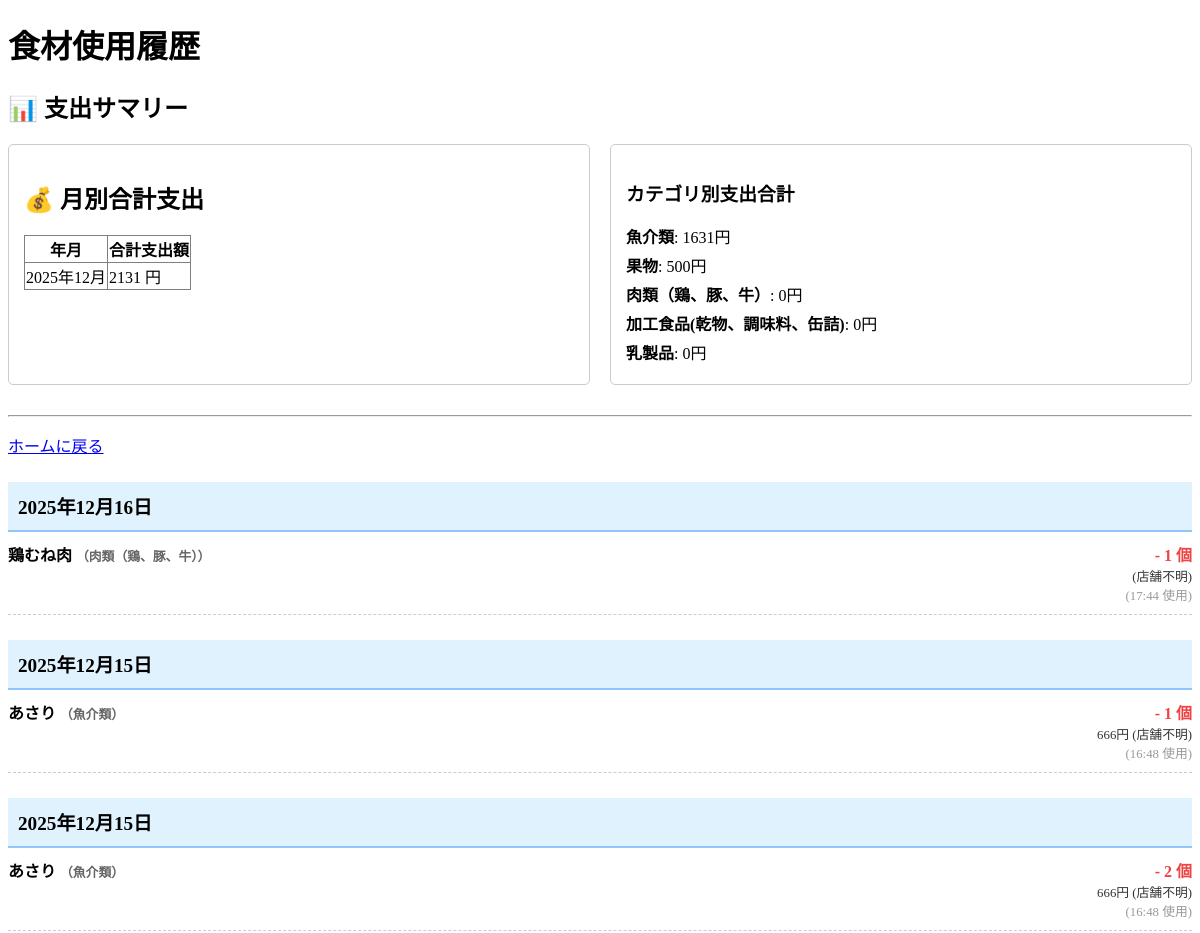
The page /history/ (signed in, upper part) on the database as committed earlier.
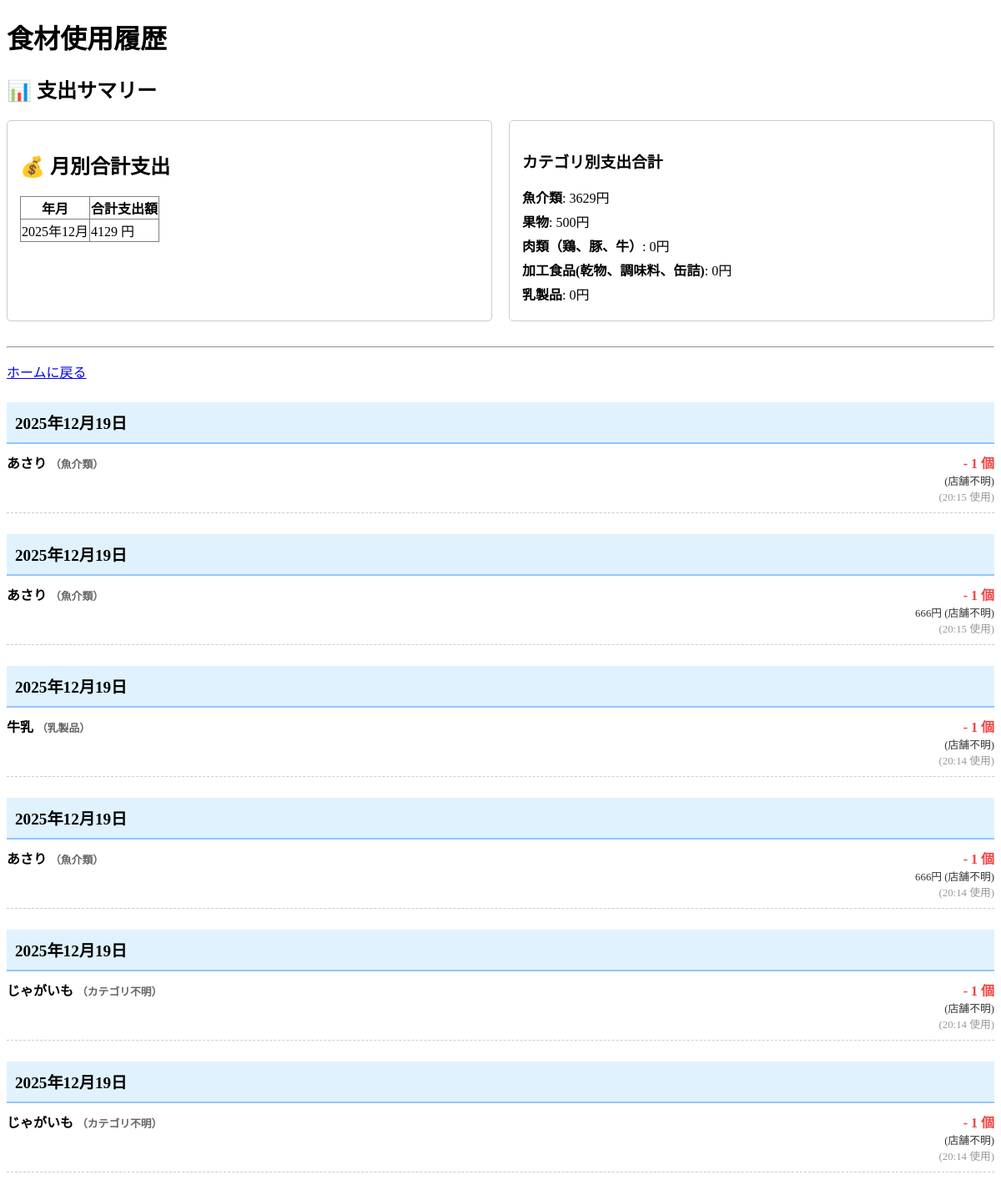
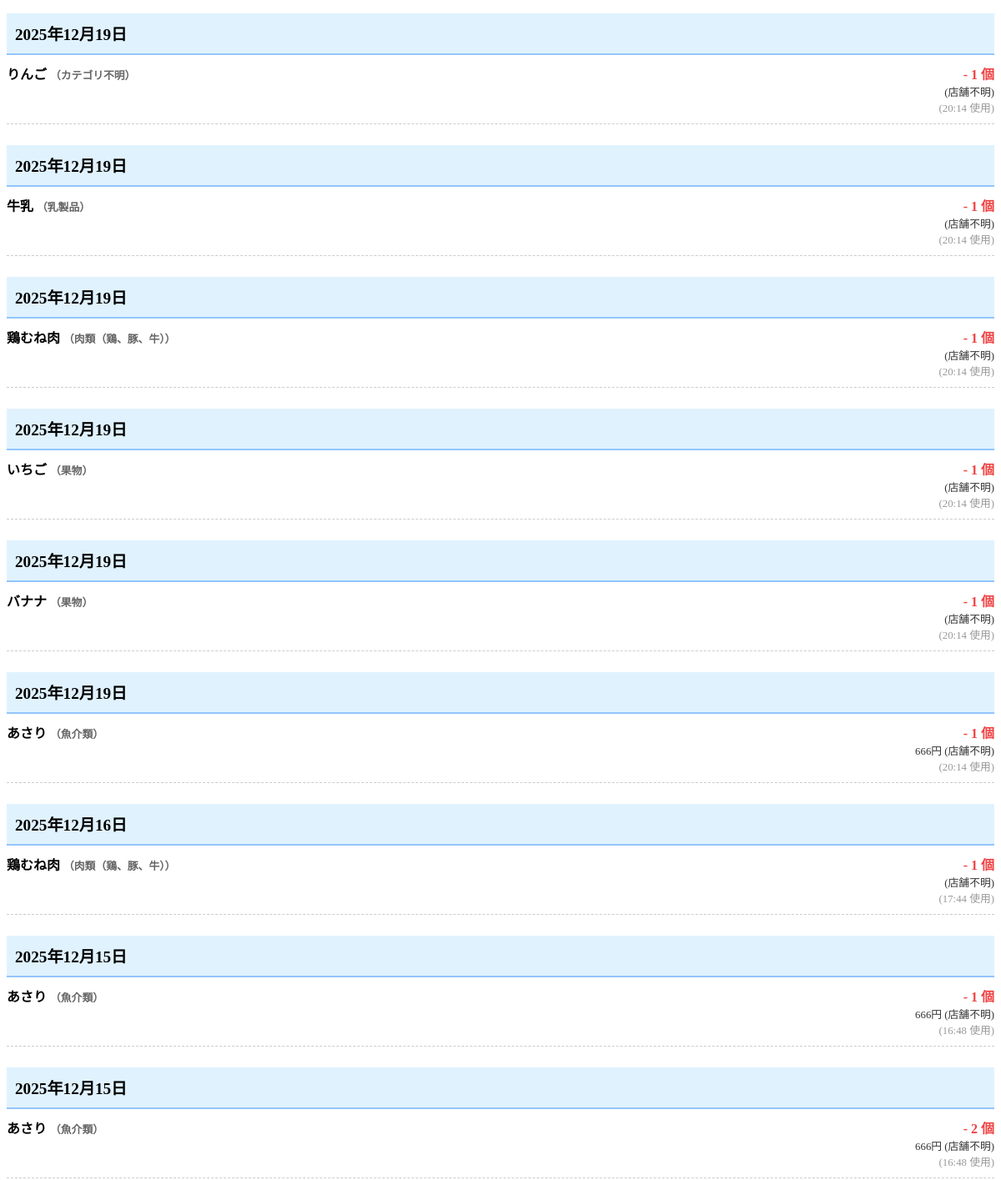
The same page on the database as committed later (2 pictures, top to bottom).
### items/models.py (models this page shows, shortened)
class UsageHistory(models.Model):
    user = models.ForeignKey(
        User,
        on_delete=models.CASCADE,
        verbose_name="ユーザーID"
    )
    item_name = models.CharField(
        max_length=100,
        verbose_name="食材名"
    )
    category_name = models.CharField(
        max_length=50,
        null=True,
        blank=True,
        verbose_name="食材カテゴリ"
    )
    quantity_used = models.PositiveIntegerField(
        verbose_name="使用数量"
    )
    used_at = models.DateTimeField(
        auto_now_add=True,
        verbose_name="使用日時"
    )
    expiry_date_at_usage = models.DateField(
        null=True,
        blank=True,
        verbose_name="使用時の賞味期限"
    )
    price_at_usage = models.DecimalField(
        max_digits=10,
        decimal_places=0,
        null=True,
        blank=True,
        verbose_name='購入時金額'
    )
    store_name_at_usage = models.CharField(
        max_length=100,
        null=True,
        blank=True,
        verbose_name='購入店舗'
    )
    class Meta:
        ordering = ['-used_at'] # 新しい履歴が上に来るように降順にソート
        verbose_name = "食材使用履歴"
        verbose_name_plural = "食材使用履歴一覧"

### items/views.py (the view)
# urls.py: path('history/', views.UsageHistoryListView.as_view(), name='usage_history'),
@method_decorator(login_required, name='dispatch')
class UsageHistoryListView(ListView):
    model = UsageHistory
    template_name = 'items/usage_history.html'
    context_object_name = 'history_list'
    def get_queryset(self):
        return UsageHistory.objects.filter(user=self.request.user).order_by('-used_at')
    def get_context_data(self, **kwargs):
        context = super().get_context_data(**kwargs)
        user_history = UsageHistory.objects.filter(user=self.request.user)
        monthly_spend = user_history.annotate(
            month=TruncMonth('used_at')
        ).values('month').annotate(
            total_price=Sum(Coalesce('price_at_usage', 0.0, output_field=DecimalField()))
        ).order_by('-month')
        category_spend = user_history.values('category_name').annotate(
            total_price=Sum(Coalesce('price_at_usage', 0.0, output_field=DecimalField()))
        ).exclude(category_name__isnull=True).order_by('-total_price')
        context['monthly_spend'] = monthly_spend
        context['category_spend'] = category_spend
        return context

### templates/items/usage_history.html (shortened to what this page needs)
<!DOCTYPE html>
<html lang="ja">
<head>
    {% load static %}
</head>
<body>
    <h1>食材使用履歴</h1>
    <h2>📊 支出サマリー</h2>
    <div style="display: flex; gap: 20px; margin-bottom: 30px;">
        <div style="flex: 1; border: 1px solid #ccc; padding: 15px; border-radius: 5px;">
            <h2>💰 月別合計支出</h2>
            {% if monthly_spend %}
                <table border="1" style="border-collapse: collapse; margin-bottom: 20px;">
                    <thead>
                        <tr>
                            <th>年月</th>
                            <th>合計支出額</th>
                        </tr>
                    </thead>
                    <tbody>
                        {% for item in monthly_spend %}
                        <tr>
                            <td>{{ item.month|date:"Y年m月" }}</td>
                            <td>{{ item.total_price|floatformat:0 }} 円</td>
                        </tr>
                        {% endfor %}
                    </tbody>
                </table>
            {% else %}
                <p>月別支出の履歴はありません。</p>
            {% endif %}
        </div> <div style="flex: 1; border: 1px solid #ccc; padding: 15px; border-radius: 5px;">
            <h3>カテゴリ別支出合計</h3>
            {% if category_spend %}
                {% for item in category_spend %}
                    <p style="margin: 5px 0;">
                        <b>{{ item.category_name|default:"不明" }}</b>:
                        {% if item.total_price %}{{ item.total_price|floatformat:"0" }}円{% else %}0円{% endif %}
                    </p>
                {% endfor %}
            {% else %}
                <p>カテゴリ別支出データがありません。</p>
            {% endif %}
        </div> </div> <hr>
    <p><a href="{% url 'home' %}">ホームに戻る</a></p>
    {% if history_list %}
        {% with current_day="" %}
        {% for history in history_list %}
            {% if history.used_at|date:"Y年m月d日" != current_day %}
                <div class="history-day">
                    {{ history.used_at|date:"Y年m月d日" }}
                </div>
            {% endif %}
            <div class="history-item">
                <div class="item-name">
                    {{ history.item_name }}
                    <span style="font-size: 0.8em; color: #666;">
                        （{{ history.category_name|default:"カテゴリ不明" }}）
                    </span>
                </div>
                <div class="item-detail">
    <span class="used-quantity">- {{ history.quantity_used }} 個</span>
    <span style="font-size: 0.8em; color: #333; display: block;">
        {% if history.price_at_usage %}{{ history.price_at_usage }}円{% endif %}
        ({{ history.store_name_at_usage|default:"店舗不明" }})
    </span>
    <span style="font-size: 0.8em; color: #999;">
        ({{ history.used_at|date:"H:i" }} 使用)
    </span>
</div>
            </div>
        {% endfor %}
        {% endwith %}
    {% else %}
    <p>まだ使用履歴はありません。</p>
    {% endif %}
<!DOCTYPE html>
<html lang="en">
<head>
    {% load static %}
</head>
<body>
</body>
</html>
</body>
</html>

Rows that differ between the two databases and show on the page:
added UsageHistory: used_at "2025年12月19日", item_name "あさり", category_name "魚介類", quantity_used "1", store_name_at_usage "店舗不明", used_at "20:15"
added UsageHistory: used_at "2025年12月19日", item_name "あさり", category_name "魚介類", quantity_used "1", price_at_usage "666", store_name_at_usage "店舗不明", used_at "20:15"
added UsageHistory: used_at "2025年12月19日", item_name "牛乳", category_name "乳製品", quantity_used "1", store_name_at_usage "店舗不明", used_at "20:14"
added UsageHistory: used_at "2025年12月19日", item_name "あさり", category_name "魚介類", quantity_used "1", price_at_usage "666", store_name_at_usage "店舗不明", used_at "20:14"
added UsageHistory: used_at "2025年12月19日", item_name "じゃがいも", category_name "カテゴリ不明", quantity_used "1", store_name_at_usage "店舗不明", used_at "20:14"
added UsageHistory: used_at "2025年12月19日", item_name "じゃがいも", category_name "カテゴリ不明", quantity_used "1", store_name_at_usage "店舗不明", used_at "20:14"
added UsageHistory: used_at "2025年12月19日", item_name "りんご", category_name "カテゴリ不明", quantity_used "1", store_name_at_usage "店舗不明", used_at "20:14"
added UsageHistory: used_at "2025年12月19日", item_name "牛乳", category_name "乳製品", quantity_used "1", store_name_at_usage "店舗不明", used_at "20:14"
added UsageHistory: used_at "2025年12月19日", item_name "鶏むね肉", category_name "肉類（鶏、豚、牛）", quantity_used "1", store_name_at_usage "店舗不明", used_at "20:14"
added UsageHistory: used_at "2025年12月19日", item_name "いちご", category_name "果物", quantity_used "1", store_name_at_usage "店舗不明", used_at "20:14"
added UsageHistory: used_at "2025年12月19日", item_name "バナナ", category_name "果物", quantity_used "1", store_name_at_usage "店舗不明", used_at "20:14"
added UsageHistory: used_at "2025年12月19日", item_name "あさり", category_name "魚介類", quantity_used "1", price_at_usage "666", store_name_at_usage "店舗不明", used_at "20:14"
Other text that changed with them:
new list line: "2025年12月 4129 円"
new list line: "魚介類 : 3629 円"
list line gone: "2025年12月 2131 円"
list line gone: "魚介類 : 1631 円"
